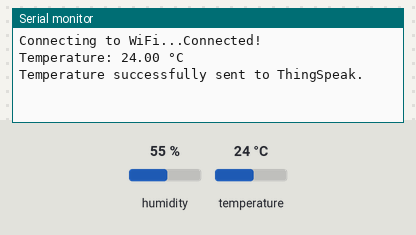
This sketch was run on a simulated Arduino MKR. Parts: the last lines printed to the serial monitor. The inputs (shaded band) are chosen by the test bench; at power-on: temperature 24 °C, humidity 55 %. WiFi joins after 1.5 s; servers stay silent unless stated.

Above: at 2.7 s.
2.8 s: temperature set to 12 °C
At 8.02 s:
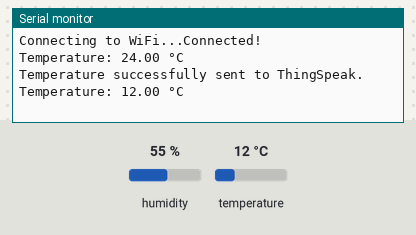
9.8 s: temperature set to 19 °C
At 14.8 s:
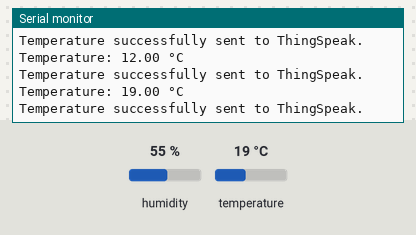
Timing chart, 0 to 16.3 s (numbered marks = the images above; inputs shaded):
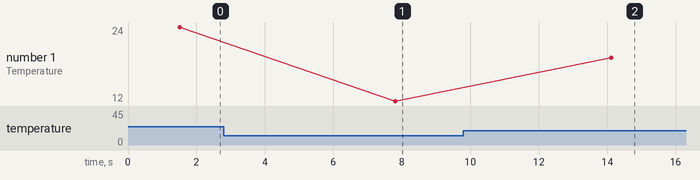

The sketch:

dht22.ino
```cpp
#include <DHT.h>
#include <WiFiNINA.h>
#include <ThingSpeak.h>
#include "secrets.h"

char ssid[] = SECRET_SSID;  // network SSID (name)
char pass[] = SECRET_PASS;  // network password
                            //Both of these are stored in secrets.h file

WiFiClient client;

unsigned long ChannelID = SECRET_CH_ID;//channel ID or number
const char* APIKey = SECRET_WRITE_APIKEY;//API key for writing data to ThingSpeak channel

#define DHTPIN 2       // Pin where the DHT sensor is connected
#define DHTTYPE DHT22  // DHT 22

DHT dht(DHTPIN, DHTTYPE);

void setup() {
  Serial.begin(9600); //initializes serial communication at a baud rate of 9600bps
  dht.begin();  // Start the DHT sensor

  // Connect to Wi-Fi
  Serial.print("Connecting to WiFi...");
  // Tries to connect to the WiFi network every 5 seconds until it is successful
  while (WiFi.begin(ssid, pass) != WL_CONNECTED) {
    delay(5000);
    Serial.print(".");
  }
//Success message after being connected to WiFi
  Serial.println("Connected!");

  ThingSpeak.begin(client);  // Initialize communication with ThingSpeak
}

void loop() {
  // Reading temperature data comming from sensor
  float temperature = dht.readTemperature();

  // Check if the temperature we get is valid or not, and prints the error message according to that isnan = Not a Number
  if (isnan(temperature)) {
    Serial.println("Failed to read from DHT sensor!");
    return;
  }

  // Print the temperature to the Serial Monitor
  Serial.print("Temperature: ");
  Serial.print(temperature);
  Serial.println(" °C");

  // Update ThingSpeak field 1 with the temperature data
  ThingSpeak.setField(1, temperature);

  // Write the data to ThingSpeak
  int x = ThingSpeak.writeFields(ChannelID, APIKey);

  if (x == 200) {
    Serial.println("Temperature successfully sent to ThingSpeak.");
  } else {
    Serial.println("Error sending temperature data to ThingSpeak. HTTP error code: " + String(x));
  }

  // Wait 60 seconds before sending data again
  delay(6000);
}
```

secrets.h
```cpp
#define SECRET_SSID "..."   // Replace with your Wi-Fi SSID
#define SECRET_PASS "hello12345"      // Replace with your Wi-Fi password
#define SECRET_CH_ID 2633696          // Replace with your ThingSpeak Channel ID
#define SECRET_WRITE_APIKEY "XN2NX88T4W1QWYWF"    // Replace with your ThingSpeak Write API 
```

Measured:
- after the input at 2.8 s, the serial monitor: prints a new line after 5.0 s (image 1)
- after the input at 9.8 s, the serial monitor: prints a new line after 4.3 s (image 2)
- plotted number 1: 24 → 12 after the input at 2.8 s, 12 → 19 after the input at 9.8 s
